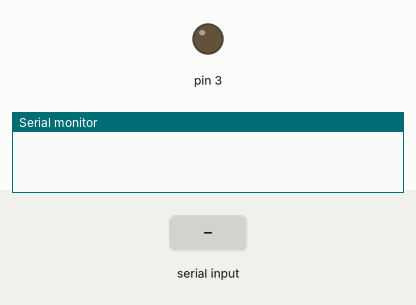
Bench run of a sketch on a simulated Arduino Uno, built with avr-gcc and run on an emulated ATmega328P. On the bench: output pins drawn as LEDs (lit = HIGH), the last lines printed to the serial monitor. The inputs (shaded band) are chosen by the test bench.

Above: at 1.2 s.
1.3 s: byte 43 (43) received over Serial
At 1.8 s:
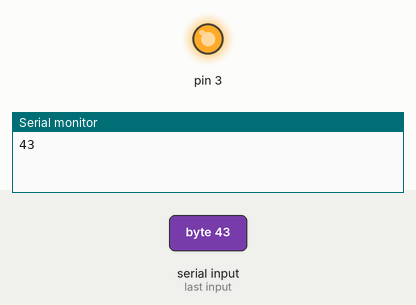
2.8 s: "1" received over Serial
At 4.1 s:
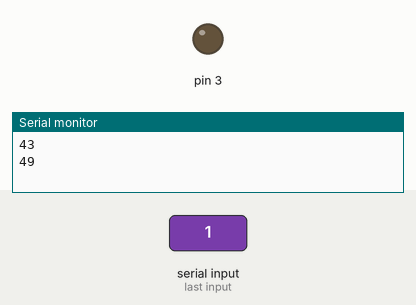
Timing chart, 0 to 5.8 s (numbered marks = the images above; inputs shaded):
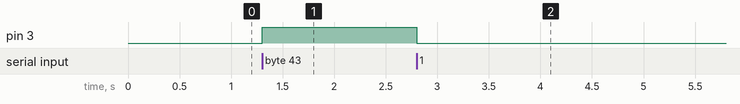

Measured:
- after the input at 1.3 s, pin 3: LOW → HIGH at once
- after the input at 2.8 s, pin 3: HIGH → LOW at once

The sketch:

Serial.read_LED.ino
```cpp
void setup() {
  Serial.begin(9600);
  pinMode(3, OUTPUT);
}

void loop() {
  if (Serial.available() > 0)
  {
    int value = Serial.read();
    Serial.println(value);
    if (value == 43)
      digitalWrite(3, 1);
    else
      digitalWrite(3, 0);
  }
}
```
